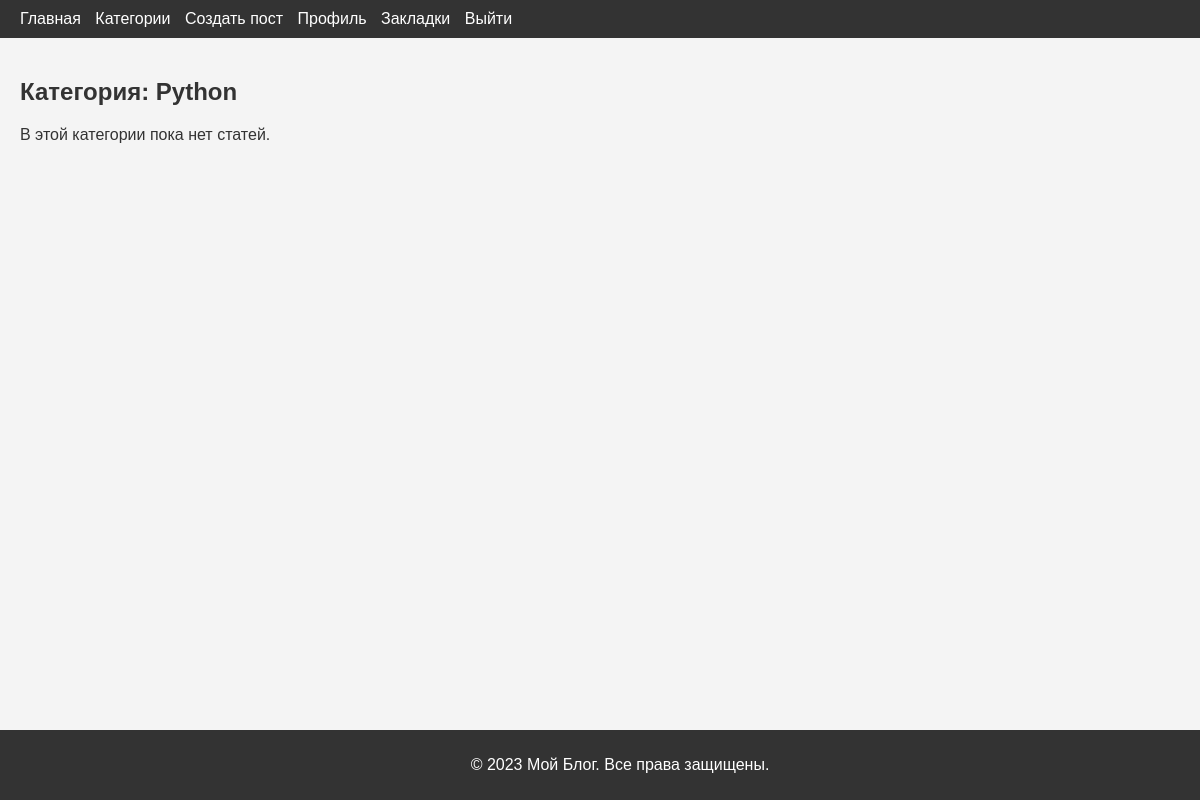
Before: /blog/categories/1/ (signed in) with the older database file.
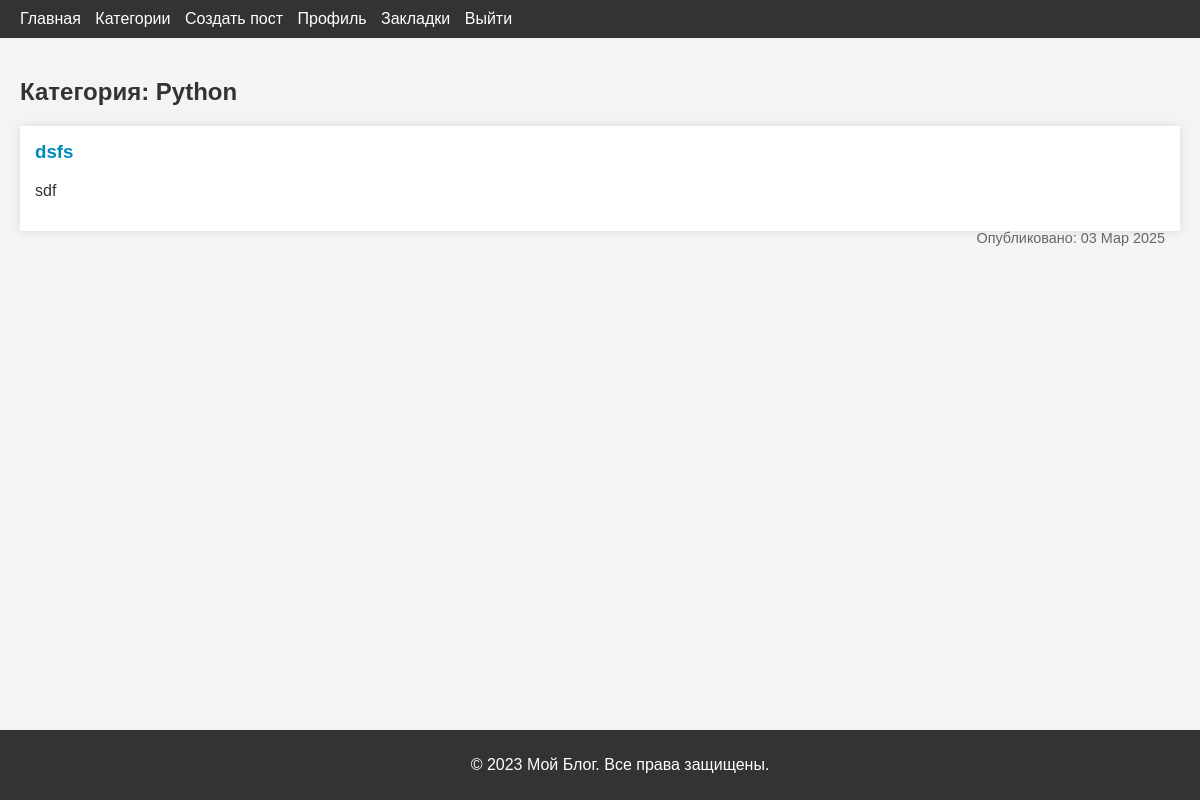
After: the same page with the newer database file.
### blog/models.py (models this page shows)
class Post(models.Model):
    category = models.ManyToManyField(
        to = Category,
        related_name="posts",
        verbose_name="Категории"
    )
    owner = models.ForeignKey(
        to = User,
        on_delete=models.CASCADE,
        related_name="posts",
        verbose_name="Автор",
    )
    title = models.CharField(
        max_length=255,
        verbose_name="Заголовок",
    )
    description = models.CharField(
        max_length=255,
        verbose_name="Описание",
    )
    content = models.TextField(
        verbose_name="Содержание"
    )
    art_image = models.ImageField(
        upload_to="posts/",
        null = True,
        blank=True,
        verbose_name="Изображение статьи"
    )
    bookmarks = models.ManyToManyField(
        to = User,
        related_name="bookmarks",
        blank=True,
        verbose_name="Закладки"
    )
    likes= models.ManyToManyField(
        to=User,
        related_name="likes",
        blank=True,
        verbose_name="Нравится"
    )
    dislikes = models.ManyToManyField(
        to=User,
        related_name="dislikes",
        blank=True,
        verbose_name="Не нравится"
    )
    created_at = models.DateTimeField(auto_now_add=True, verbose_name="Дата создания")
    updated_at = models.DateTimeField(auto_now=True, verbose_name="Дата обновления")
    class Meta:
        verbose_name="Статья"
        verbose_name_plural="Статьи"
        ordering = ['-updated_at']

### blog/views/category.py (the view)
# urls.py: path('categories/<int:pk>/',category.category_detail, name = 'category-detail'),
@login_required
def category_detail(request, pk):
    category = get_object_or_404(Category,pk=pk)
    category_posts = category.posts.all()
    context = {'category':category,'category_posts':category_posts}
    return render(request,'blog/category_detail.html',context)

### templates/blog/category_detail.html (shortened to what this page needs)
{% extends 'base.html' %}
{% block content %}
<h2>Категория: {{ category.name }}</h2>
<section class="latest-posts">
    {% for post in category_posts %}
    <article>
        <h3><a href="{% url 'blog:post-detail' post.pk %}">{{ post.title }}</a></h3>
        <p> {{ post.description }}</p>
        <p class="post-date"> Опубликовано: {{ post.created_at | date:'d M Y' }}</p>
    </article>
    {% empty %}
    <p> В этой категории пока нет статей.</p>
    {% endfor %}
</section>
{% endblock content %}

Changed rows visible on the page:
added Post: title "dsfs", description "sdf", created_at "03 Мар 2025"
Other visible differences:
text no longer shown: "В этой категории пока нет статей."
